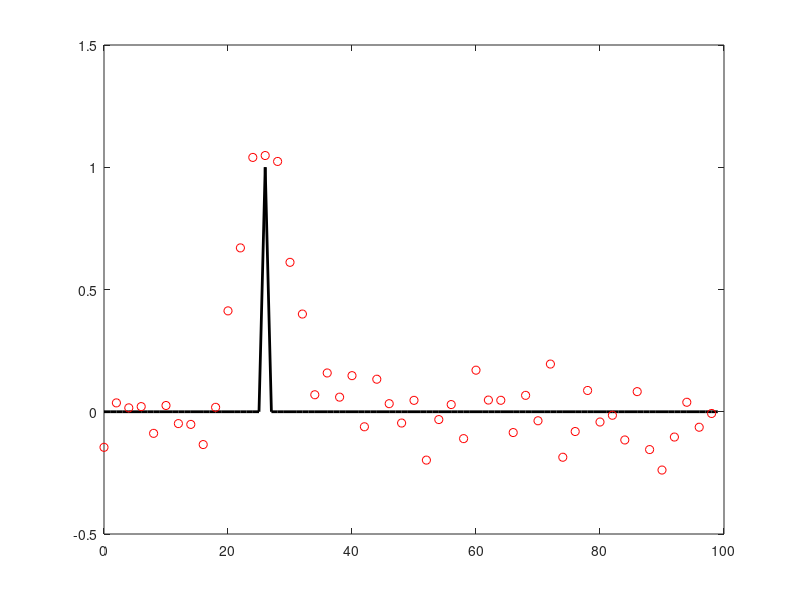

Source code (MATLAB):
%% Simple one-dimensional T-SVD example
clear;

% Blur kernel
kernel_width = 21; % Must be odd
h = 0.5 + 0.5 * cos(linspace(-pi, pi, kernel_width));

% Sensing matrix - cyclic shifts of h form the rows of A.
n = 100;
h_cyclic = zeros(1, n);
kw_by_2 = floor(kernel_width / 2) + 1;
h_cyclic(1 : kw_by_2) = h(kw_by_2 : end);
h_cyclic(n-kw_by_2+2 : n) = h(1 : kw_by_2-1);
A = toeplitz(h_cyclic);
A = A(1:2:end, :);
m = size(A, 1);

%% Random non-zero indices
nnz = 1;  % Number of non-zero indices
idx = datasample(1:n, nnz, 'Replace', false);
x = zeros(n, 1);
x(idx) = 1;

% Apply blur kernel
y_true = A * x;

% Add sensor noise
sigma = 0.1;
y = y_true + sigma * randn(m, 1);

% Plot original and sensed signals
figure(1);
tx = 0:n-1;
ty = 0:2:n-1;
plot(tx, x, 'k-', 'Linewidth', 2);
hold on;
plot(ty, y, 'ro');

%% T-SVD code goes here
